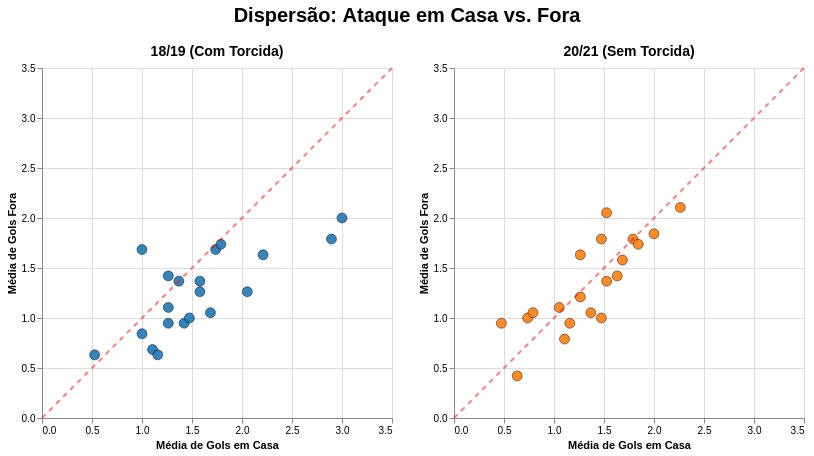

This figure's notebook cell:
### Markdown cell above
### 2. A Convergência Ofensiva: O Desempenho Granular dos Clubes

Para entender se o fenômeno observado na média geral se aplica à maioria dos clubes individualmente, utilizamos **Gráficos de Dispersão (Scatter Plots)**.
* **Marcas:** Pontos (representando cada clube).
* **Canais:** Posição horizontal (Média de Gols em Casa) e Posição vertical (Média de Gols Fora).

Adicionamos uma **linha de referência (bissetriz $y = x$)**. Times abaixo da linha marcam mais em casa; times acima marcam mais fora. Esperamos visualizar uma convergência (pontos se aglomerando em torno da linha) na temporada sem torcida, comprovando a neutralização da vantagem de campo.

### Code cell
# 1. Calculando as médias de gols em casa e fora de cada time
home_avg = df.groupby(['Temporada', 'HomeTeam'])['FTHG'].mean().reset_index()
home_avg.columns = ['Temporada', 'Time', 'Media_Gols_Casa']

away_avg = df.groupby(['Temporada', 'AwayTeam'])['FTAG'].mean().reset_index()
away_avg.columns = ['Temporada', 'Time', 'Media_Gols_Fora']

df_times = pd.merge(home_avg, away_avg, on=['Temporada', 'Time'])

# 2. Configurando as seleções vinculadas pelo mouse (Hover)
# Seleção para a cor/opacidade: se o mouse sai, assume que tudo volta ao normal (empty=True)
hover_cor = alt.selection_point(
    name='hover_cor', on='mouseover', fields=['Time'], clear='mouseout', empty=True
)

# Seleção para o tamanho: se o mouse sai, assume que nada está selecionado (empty=False)
hover_tamanho = alt.selection_point(
    name='hover_tamanho', on='mouseover', fields=['Time'], clear='mouseout', empty=False
)

# 3. Base do scatter plot interativo
base_scatter = alt.Chart(df_times).mark_circle(stroke='black').encode(
    x=alt.X('Media_Gols_Casa:Q', title='Média de Gols em Casa', scale=alt.Scale(domain=[0, 3.5])),
    y=alt.Y('Media_Gols_Fora:Q', title='Média de Gols Fora', scale=alt.Scale(domain=[0, 3.5])),

    # Aumenta o raio apenas do ponto tocado; os demais ficam em 100
    size=alt.condition(hover_tamanho, alt.value(350), alt.value(100)),

    # Destaca as bordas do ponto tocado para um acabamento visual mais refinado
    strokeWidth=alt.condition(hover_tamanho, alt.value(2), alt.value(0.5)),

    # Opacidade normal é 0.9; esmaece (0.2) todos os pontos que não são o selecionado
    opacity=alt.condition(hover_cor, alt.value(0.9), alt.value(0.2)),

    # O Tooltip agora lerá diretamente do elemento gráfico, resolvendo os "undefined"
    tooltip=[
        alt.Tooltip('Time:N', title='Clube'),
        alt.Tooltip('Temporada:N', title='Contexto'),
        alt.Tooltip('Media_Gols_Casa:Q', title='Média Casa', format='.2f'),
        alt.Tooltip('Media_Gols_Fora:Q', title='Média Fora', format='.2f')
    ]
).add_params(
    hover_cor, hover_tamanho
)

# 4. Construção da Linha de Referência Diagonal (Bissetriz y = x)
linha_ref = alt.Chart(pd.DataFrame({'x': [0, 3.5], 'y': [0, 3.5]})).mark_line(
    color='red', strokeDash=[5, 5], opacity=0.5
).encode(
    x='x:Q',
    y='y:Q'
)

# 5. Criando as duas camadas individuais filtradas por temporada
chart_1819 = alt.layer(
    base_scatter.transform_filter(
        alt.datum.Temporada == '18/19 (Com Torcida)'
    ).encode(
        # Cor condicional: Azul para o ponto tocado, cinza para os demais
        color=alt.condition(hover_cor, alt.value('#1f77b4'), alt.value('lightgray'))
    ),
    linha_ref
).properties(
    title=alt.TitleParams('18/19 (Com Torcida)', fontSize=14, fontWeight='bold'),
    width=350, height=350
)

chart_2021 = alt.layer(
    base_scatter.transform_filter(
        alt.datum.Temporada == '20/21 (Sem Torcida)'
    ).encode(
        # Cor condicional: Laranja para o ponto tocado, cinza para os demais
        color=alt.condition(hover_cor, alt.value('#ff7f0e'), alt.value('lightgray'))
    ),
    linha_ref
).properties(
    title=alt.TitleParams('20/21 (Sem Torcida)', fontSize=14, fontWeight='bold'),
    width=350, height=350
)

# 6. Unindo os dois painéis lado a lado com hconcat
grafico_interativo = alt.hconcat(chart_1819, chart_2021).properties(
    title=alt.TitleParams('Dispersão: Ataque em Casa vs. Fora', fontSize=20, anchor='middle', dy=-15)
).configure_view(
    stroke='transparent' # Remove as bordas dos sub-plots
)

# Renderiza a visualização final
grafico_interativo

### Figure 1 — Vega-Lite specification as saved in the notebook (floating-point values rounded to 4 significant figures)
{"config": {"view": {"continuousWidth": 300, "continuousHeight": 300, "stroke": "transparent"}}, "hconcat": [{"layer": [{"data": {"name": "data-7933f9d7e8324886fd292da0ad1e2c62"}, "mark": {"type": "circle", "stroke": "black"}, "encoding": {"color": {"condition": {"param": "hover_cor", "value": "#1f77b4", "empty": true}, "value": "lightgray"}, "opacity": {"condition": {"param": "hover_cor", "value": 0.9, "empty": true}, "value": 0.2}, "size": {"condition": {"param": "hover_tamanho", "value": 350, "empty": false}, "value": 100}, "strokeWidth": {"condition": {"param": "hover_tamanho", "value": 2, "empty": false}, "value": 0.5}, "tooltip": [{"field": "Time", "title": "Clube", "type": "nominal"}, {"field": "Temporada", "title": "Contexto", "type": "nominal"}, {"field": "Media_Gols_Casa", "format": ".2f", "title": "Média Casa", "type": "quantitative"}, {"field": "Media_Gols_Fora", "format": ".2f", "title": "Média Fora", "type": "quantitative"}], "x": {"field": "Media_Gols_Casa", "scale": {"domain": [0, 3.5]}, "title": "Média de Gols em Casa", "type": "quantitative"}, "y": {"field": "Media_Gols_Fora", "scale": {"domain": [0, 3.5]}, "title": "Média de Gols Fora", "type": "quantitative"}}, "name": "view_d817c1069689579d_0", "transform": [{"filter": "(datum.Temporada === '18/19 (Com Torcida)')"}]}, {"data": {"name": "data-ef5c5d3a3e9a66407d57c06b707bd3b8"}, "mark": {"type": "line", "color": "red", "opacity": 0.5, "strokeDash": [5, 5]}, "encoding": {"x": {"field": "x", "type": "quantitative"}, "y": {"field": "y", "type": "quantitative"}}}], "height": 350, "title": {"text": "18/19 (Com Torcida)", "fontSize": 14, "fontWeight": "bold"}, "width": 350}, {"layer": [{"data": {"name": "data-7933f9d7e8324886fd292da0ad1e2c62"}, "mark": {"type": "circle", "stroke": "black"}, "encoding": {"color": {"condition": {"param": "hover_cor", "value": "#ff7f0e", "empty": true}, "value": "lightgray"}, "opacity": {"condition": {"param": "hover_cor", "value": 0.9, "empty": true}, "value": 0.2}, "size": {"condition": {"param": "hover_tamanho", "value": 350, "empty": false}, "value": 100}, "strokeWidth": {"condition": {"param": "hover_tamanho", "value": 2, "empty": false}, "value": 0.5}, "tooltip": [{"field": "Time", "title": "Clube", "type": "nominal"}, {"field": "Temporada", "title": "Contexto", "type": "nominal"}, {"field": "Media_Gols_Casa", "format": ".2f", "title": "Média Casa", "type": "quantitative"}, {"field": "Media_Gols_Fora", "format": ".2f", "title": "Média Fora", "type": "quantitative"}], "x": {"field": "Media_Gols_Casa", "scale": {"domain": [0, 3.5]}, "title": "Média de Gols em Casa", "type": "quantitative"}, "y": {"field": "Media_Gols_Fora", "scale": {"domain": [0, 3.5]}, "title": "Média de Gols Fora", "type": "quantitative"}}, "name": "view_a23bfdd6e936edd0_0", "transform": [{"filter": "(datum.Temporada === '20/21 (Sem Torcida)')"}]}, {"data": {"name": "data-ef5c5d3a3e9a66407d57c06b707bd3b8"}, "mark": {"type": "line", "color": "red", "opacity": 0.5, "strokeDash": [5, 5]}, "encoding": {"x": {"field": "x", "type": "quantitative"}, "y": {"field": "y", "type": "quantitative"}}}], "height": 350, "title": {"text": "20/21 (Sem Torcida)", "fontSize": 14, "fontWeight": "bold"}, "width": 350}], "params": [{"name": "hover_cor", "select": {"type": "point", "clear": "mouseout", "fields": ["Time"], "on": "mouseover"}, "views": ["view_d817c1069689579d_0", "view_a23bfdd6e936edd0_0"]}, {"name": "hover_tamanho", "select": {"type": "point", "clear": "mouseout", "fields": ["Time"], "on": "mouseover"}, "views": ["view_d817c1069689579d_0", "view_a23bfdd6e936edd0_0"]}], "title": {"text": "Dispersão: Ataque em Casa vs. Fora", "anchor": "middle", "dy": -15, "fontSize": 20}, "$schema": "https://vega.github.io/schema/vega-lite/v6.4.1.json", "datasets": {"data-7933f9d7e8324886fd292da0ad1e2c62": [{"Temporada": "18/19 (Com Torcida)", "Time": "Arsenal", "Media_Gols_Casa": 2.211, "Media_Gols_Fora": 1.632}, {"Temporada": "18/19 (Com Torcida)", "Time": "Bournemouth", "Media_Gols_Casa": 1.579, "Media_Gols_Fora": 1.368}, {"Temporada": "18/19 (Com Torcida)", "Time": "Brighton", "Media_Gols_Casa": 1.0, "Media_Gols_Fora": 0.8421}, {"Temporada": "18/19 (Com Torcida)", "Time": "Burnley", "Media_Gols_Casa": 1.263, "Media_Gols_Fora": 1.105}, {"Temporada": "18/19 (Com Torcida)", "Time": "Cardiff", "Media_Gols_Casa": 1.105, "Media_Gols_Fora": 0.6842}, {"Temporada": "18/19 (Com Torcida)", "Time": "Chelsea", "Media_Gols_Casa": 2.053, "Media_Gols_Fora": 1.263}, {"Temporada": "18/19 (Com Torcida)", "Time": "Crystal Palace", "Media_Gols_Casa": 1.0, "Media_Gols_Fora": 1.684}, {"Temporada": "18/19 (Com Torcida)", "Time": "Everton", "Media_Gols_Casa": 1.579, "Media_Gols_Fora": 1.263}, {"Temporada": "18/19 (Com Torcida)", "Time": "Fulham", "Media_Gols_Casa": 1.158, "Media_Gols_Fora": 0.6316}, {"Temporada": "18/19 (Com Torcida)", "Time": "Huddersfield", "Media_Gols_Casa": 0.5263, "Media_Gols_Fora": 0.6316}, {"Temporada": "18/19 (Com Torcida)", "Time": "Leicester", "Media_Gols_Casa": 1.263, "Media_Gols_Fora": 1.421}, {"Temporada": "18/19 (Com Torcida)", "Time": "Liverpool", "Media_Gols_Casa": 2.895, "Media_Gols_Fora": 1.789}, {"Temporada": "18/19 (Com Torcida)", "Time": "Man City", "Media_Gols_Casa": 3.0, "Media_Gols_Fora": 2.0}, {"Temporada": "18/19 (Com Torcida)", "Time": "Man United", "Media_Gols_Casa": 1.737, "Media_Gols_Fora": 1.684}, {"Temporada": "18/19 (Com Torcida)", "Time": "Newcastle", "Media_Gols_Casa": 1.263, "Media_Gols_Fora": 0.9474}, {"Temporada": "18/19 (Com Torcida)", "Time": "Southampton", "Media_Gols_Casa": 1.421, "Media_Gols_Fora": 0.9474}, {"Temporada": "18/19 (Com Torcida)", "Time": "Tottenham", "Media_Gols_Casa": 1.789, "Media_Gols_Fora": 1.737}, {"Temporada": "18/19 (Com Torcida)", "Time": "Watford", "Media_Gols_Casa": 1.368, "Media_Gols_Fora": 1.368}, {"Temporada": "18/19 (Com Torcida)", "Time": "West Ham", "Media_Gols_Casa": 1.684, "Media_Gols_Fora": 1.053}, {"Temporada": "18/19 (Com Torcida)", "Time": "Wolves", "Media_Gols_Casa": 1.474, "Media_Gols_Fora": 1.0}, {"Temporada": "20/21 (Sem Torcida)", "Time": "Arsenal", "Media_Gols_Casa": 1.263, "Media_Gols_Fora": 1.632}, {"Temporada": "20/21 (Sem Torcida)", "Time": "Aston Villa", "Media_Gols_Casa": 1.526, "Media_Gols_Fora": 1.368}, {"Temporada": "20/21 (Sem Torcida)", "Time": "Brighton", "Media_Gols_Casa": 1.158, "Media_Gols_Fora": 0.9474}, {"Temporada": "20/21 (Sem Torcida)", "Time": "Burnley", "Media_Gols_Casa": 0.7368, "Media_Gols_Fora": 1.0}, {"Temporada": "20/21 (Sem Torcida)", "Time": "Chelsea", "Media_Gols_Casa": 1.632, "Media_Gols_Fora": 1.421}, {"Temporada": "20/21 (Sem Torcida)", "Time": "Crystal Palace", "Media_Gols_Casa": 1.053, "Media_Gols_Fora": 1.105}, {"Temporada": "20/21 (Sem Torcida)", "Time": "Everton", "Media_Gols_Casa": 1.263, "Media_Gols_Fora": 1.211}, {"Temporada": "20/21 (Sem Torcida)", "Time": "Fulham", "Media_Gols_Casa": 0.4737, "Media_Gols_Fora": 0.9474}, {"Temporada": "20/21 (Sem Torcida)", "Time": "Leeds", "Media_Gols_Casa": 1.474, "Media_Gols_Fora": 1.789}, {"Temporada": "20/21 (Sem Torcida)", "Time": "Leicester", "Media_Gols_Casa": 1.789, "Media_Gols_Fora": 1.789}, {"Temporada": "20/21 (Sem Torcida)", "Time": "Liverpool", "Media_Gols_Casa": 1.526, "Media_Gols_Fora": 2.053}, {"Temporada": "20/21 (Sem Torcida)", "Time": "Man City", "Media_Gols_Casa": 2.263, "Media_Gols_Fora": 2.105}, {"Temporada": "20/21 (Sem Torcida)", "Time": "Man United", "Media_Gols_Casa": 2.0, "Media_Gols_Fora": 1.842}, {"Temporada": "20/21 (Sem Torcida)", "Time": "Newcastle", "Media_Gols_Casa": 1.368, "Media_Gols_Fora": 1.053}, {"Temporada": "20/21 (Sem Torcida)", "Time": "Sheffield United", "Media_Gols_Casa": 0.6316, "Media_Gols_Fora": 0.4211}, {"Temporada": "20/21 (Sem Torcida)", "Time": "Southampton", "Media_Gols_Casa": 1.474, "Media_Gols_Fora": 1.0}, {"Temporada": "20/21 (Sem Torcida)", "Time": "Tottenham", "Media_Gols_Casa": 1.842, "Media_Gols_Fora": 1.737}, {"Temporada": "20/21 (Sem Torcida)", "Time": "West Brom", "Media_Gols_Casa": 0.7895, "Media_Gols_Fora": 1.053}, {"Temporada": "20/21 (Sem Torcida)", "Time": "West Ham", "Media_Gols_Casa": 1.684, "Media_Gols_Fora": 1.579}, {"Temporada": "20/21 (Sem Torcida)", "Time": "Wolves", "Media_Gols_Casa": 1.105, "Media_Gols_Fora": 0.7895}], "data-ef5c5d3a3e9a66407d57c06b707bd3b8": [{"x": 0.0, "y": 0.0}, {"x": 3.5, "y": 3.5}]}}
